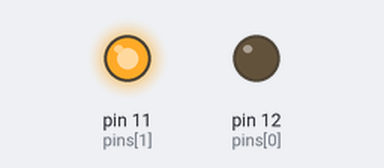
Bench run of a sketch on a simulated Arduino Uno, built with avr-gcc and run on an emulated ATmega328P. On the bench: output pins drawn as LEDs (lit = HIGH). Random numbers use the default seed unless the sketch sets one.

Above: at 1.05 s.
At 34.11 s:
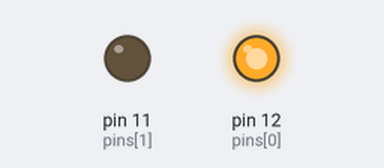
Timing chart, 0 to 40.0 s (numbered marks = the images above):
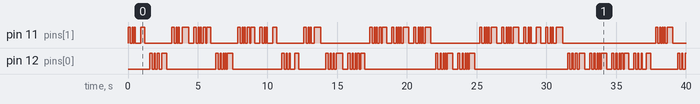

The sketch:

emissor2.ino
```cpp
#define I "110"
#define F "111"
#define d 75
const int n = 2;
const String E[n] = {"100","101"};
const int pins[n] = {12,11};
void setup() {
  for(int i=0;i<n;i++){
    pinMode(pins[i],OUTPUT);
  }
}
void loop() {
  startEmeting(random(n));
  delay(d*5);
}
void startEmeting(int e){
  sendData(I,e);
  sendData(E[e],e);
  sendData(createRandomMessage(),e);
  sendData(F,e);
  digitalWrite(pins[e],0);
}
String createRandomMessage(){
  String data = "";
  for(int i=0; i<3; i++)
    data += String(random(2));
  if(data != I && data != F && data != E[1] && data != E[1])
    return data;
  return createRandomMessage();
}
void sendData(String data,int pin){
  int numOfOnes = 0;
  for(int i = 0; i<data.length(); i++){
    if(data[i] == '1')
      numOfOnes++;
    digitalWrite(pins[pin],data[i] - '0');
    delay(d);
  }
  digitalWrite(pins[pin],numOfOnes%2);
  delay(d);
}
```
